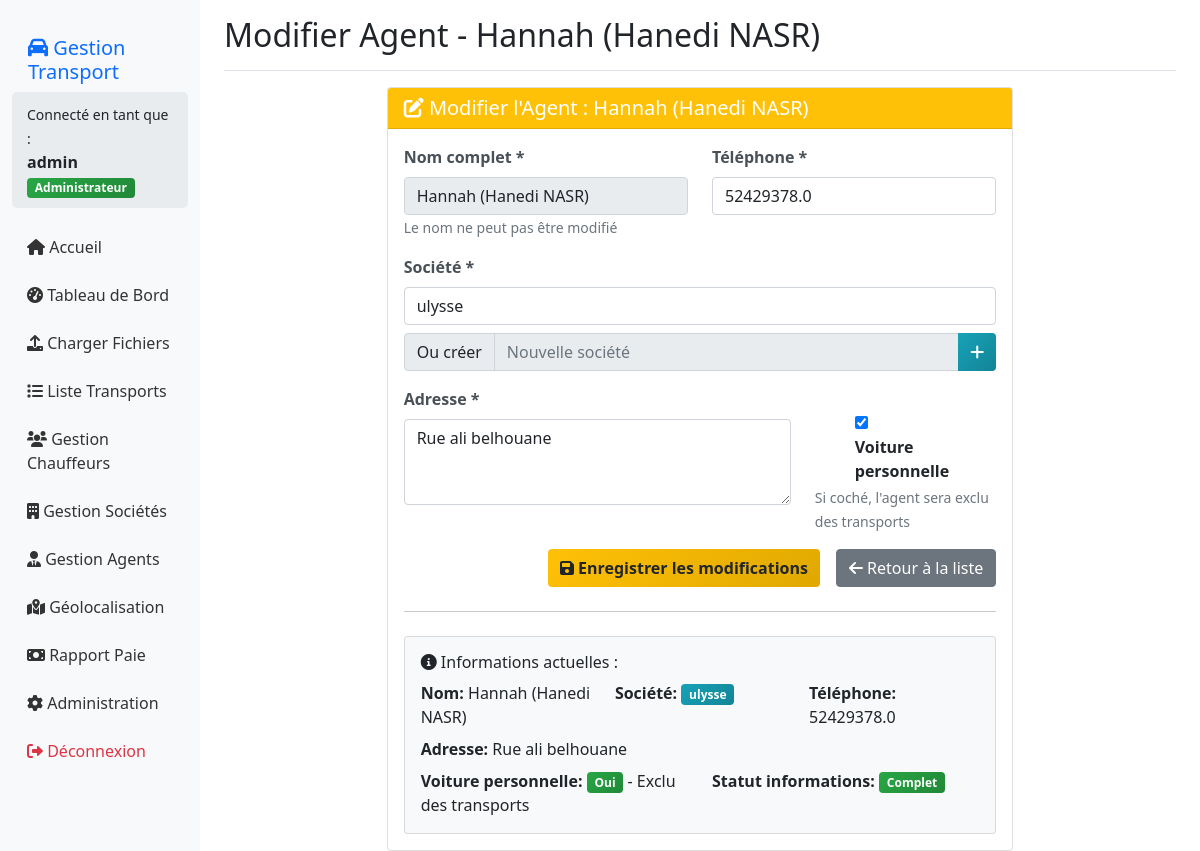
/agents/modifier/67/ (signed in), run on the app's committed database.
### gestion/models.py (models this page shows, shortened)
class Agent(models.Model):
    nom = models.CharField(max_length=200, unique=True)
    adresse = models.TextField()
    telephone = models.CharField(max_length=20)
    societe = models.ForeignKey(Societe, on_delete=models.SET_NULL, null=True, blank=True, verbose_name="Société")
    societe_texte = models.CharField(max_length=100, blank=True, null=True)
    voiture_personnelle = models.BooleanField(default=False)
    latitude = models.FloatField(null=True, blank=True, verbose_name="Latitude")
    longitude = models.FloatField(null=True, blank=True, verbose_name="Longitude")
    adresse_geocodee = models.TextField(blank=True, null=True, verbose_name="Adresse géocodée")
    derniere_geolocalisation = models.DateTimeField(null=True, blank=True)
    created_at = models.DateTimeField(default=timezone.now)
    date_correction_coords = models.DateTimeField(
        null=True,
        blank=True,
        verbose_name="Date de correction des coordonnées"
    )
    corrige_manuellement = models.BooleanField(
        default=False,
        verbose_name="Coordonnées corrigées manuellement"
    )
    notes_correction = models.TextField(
        blank=True,
        null=True,
        verbose_name="Notes sur la correction"
    )
    class Meta:
        verbose_name = "Agent"
        verbose_name_plural = "Agents"
        ordering = ['nom']
    def est_complet(self):
        adresse_incomplete = self.adresse in ['Adresse à compléter', 'Adresse non renseignee', '']
        telephone_incomplete = self.telephone in ['00000000', 'Telephone non renseigne', '']
        societe_incomplete = not self.societe and not self.societe_texte
        return not (adresse_incomplete or telephone_incomplete or societe_incomplete)

class Societe(models.Model):
    nom = models.CharField(max_length=200, unique=True, verbose_name="Nom de la société")
    matricule_fiscale = models.CharField(max_length=100, blank=True, null=True, verbose_name="Matricule fiscale")
    adresse = models.TextField(blank=True, null=True, verbose_name="Adresse de la société")
    telephone = models.CharField(max_length=20, blank=True, null=True, verbose_name="Téléphone de la société")
    email = models.EmailField(blank=True, null=True, verbose_name="Email de la société")
    contact_personne = models.CharField(max_length=200, blank=True, null=True, verbose_name="Personne à contacter")
    created_at = models.DateTimeField(default=timezone.now)
    updated_at = models.DateTimeField(auto_now=True)
    class Meta:
        verbose_name = "Société"
        verbose_name_plural = "Sociétés"
        ordering = ['nom']

### gestion/views.py (the view)
# urls.py: path('agents/modifier/<int:id>/', views.modifier_agent, name='modifier_agent'),
@login_required
def modifier_agent(request, id):
    agent = get_object_or_404(Agent, id=id)
    societes_list = Societe.objects.all().order_by('nom')
    if request.method == 'POST':
        form = AgentModificationForm(request.POST, instance=agent)
        if form.is_valid():
            agent = form.save(commit=False)
            societe_select = form.cleaned_data.get('societe_select')
            societe_texte = form.cleaned_data.get('societe_texte')
            if societe_select:
                agent.societe = societe_select
                agent.societe_texte = None
            elif societe_texte:
                societe_existante = Societe.objects.filter(nom__iexact=societe_texte).first()
                if societe_existante:
                    agent.societe = societe_existante
                    agent.societe_texte = None
                else:
                    agent.societe = None
                    agent.societe_texte = societe_texte
            else:
                agent.societe = None
                agent.societe_texte = None
            agent.save()
            messages.success(request, f'Agent {agent.nom} modifié avec succès')
            return redirect('agents')
        else:
            messages.error(request, 'Erreur dans le formulaire')
    else:
        form = AgentModificationForm(instance=agent)
    context = {
        'form': form,
        'agent': agent,
        'societes_list': societes_list,  # AJOUTÉ
    }
    return render(request, 'gestion/modifier_agent.html', context)

### templates/gestion/modifier_agent.html (shortened to what this page needs)
{% extends 'gestion/base.html' %}
{% block page_title %}Modifier Agent - {{ agent.nom }}{% endblock %}
{% block content %}
<div class="row">
    <div class="col-md-8 mx-auto">
        <div class="card">
            <div class="card-header bg-warning text-white">
                <h5 class="card-title mb-0">
                    <i class="fas fa-edit"></i> Modifier l'Agent : {{ agent.nom }}
                </h5>
            </div>
            <div class="card-body">
                <form method="post" id="form-modifier-agent">
                    <div class="row">
                        <div class="col-md-6">
                            <div class="mb-3">
                                <label class="form-label fw-bold">Nom complet *</label>
                                {{ form.nom }}
                                <small class="form-text text-muted">Le nom ne peut pas être modifié</small>
                            </div>
                        </div>
                        <div class="col-md-6">
                            <div class="mb-3">
                                <label class="form-label fw-bold">Téléphone *</label>
                                {{ form.telephone }}
                            </div>
                        </div>
                    </div>
                    <div class="row">
                        <div class="col-md-12">
                            <div class="mb-3">
                                <label class="form-label fw-bold">Société *</label>
                                <div class="mb-2">
                                    <select id="id_societe_select" name="societe_select" class="form-control">
                                        <option value="">Sélectionner une société existante</option>
                                    </select>
                                </div>
                                <div class="input-group mb-3">
                                    <span class="input-group-text">Ou créer</span>
                                    <input type="text" id="id_societe_texte" name="societe_texte"
                                           class="form-control"
                                           placeholder="Nouvelle société"
                                           value="{% if not agent.societe and agent.societe_texte %}{{ agent.societe_texte }}{% endif %}"
                                           {% if agent.societe %}disabled{% endif %}>
                                    <button type="button" class="btn btn-info" onclick="ajouterSocieteRapide()">
                                        <i class="fas fa-plus"></i>
                                    </button>
                                </div>
                            </div>
                        </div>
                    </div>
                    <div class="row">
                        <div class="col-md-8">
                            <div class="mb-3">
                                <label class="form-label fw-bold">Adresse *</label>
                                {{ form.adresse }}
                            </div>
                        </div>
                        <div class="col-md-4">
                            <div class="mb-3">
                                <div class="form-check form-switch mt-4">
                                    {{ form.voiture_personnelle }}
                                    <label class="form-check-label fw-bold" for="{{ form.voiture_personnelle.id_for_label }}">
                                        Voiture personnelle
                                    </label>
                                </div>
                                <small class="form-text text-muted">
                                    Si coché, l'agent sera exclu des transports
                                </small>
                            </div>
                        </div>
                    </div>
                    <div class="d-grid gap-2 d-md-flex justify-content-md-end">
                        <button type="submit" class="btn btn-warning me-md-2">
                            <i class="fas fa-save"></i> Enregistrer les modifications
                        </button>
                        <a href="{% url 'agents' %}" class="btn btn-secondary">
                            <i class="fas fa-arrow-left"></i> Retour à la liste
                        </a>
                    </div>
                </form>
                <hr class="my-4">
                <div class="row">
                    <div class="col-12">
                        <div class="card bg-light">
                            <div class="card-body">
                                <h6><i class="fas fa-info-circle"></i> Informations actuelles :</h6>
                                <div class="row">
                                    <div class="col-md-4">
                                        <strong>Nom:</strong> {{ agent.nom }}
                                    </div>
                                    <div class="col-md-4">
                                        <strong>Société:</strong>
                                        {% if agent.societe %}
                                            <span class="badge bg-info">{{ agent.societe.nom }}</span>
                                        {% elif agent.societe_texte %}
                                            <span class="badge bg-secondary">{{ agent.societe_texte }}</span>
                                        {% else %}
                                            <span class="badge bg-danger">Non spécifié</span>
                                        {% endif %}
                                    </div>
                                    <div class="col-md-4">
                                        <strong>Téléphone:</strong> {{ agent.telephone }}
                                    </div>
                                </div>
                                <div class="row mt-2">
                                    <div class="col-md-12">
                                        <strong>Adresse:</strong> {{ agent.adresse }}
                                    </div>
                                </div>
                                <div class="row mt-2">
                                    <div class="col-md-6">
                                        <strong>Voiture personnelle:</strong>
                                        {% if agent.voiture_personnelle %}
                                            <span class="badge bg-success">Oui</span> - Exclu des transports
                                        {% else %}
                                            <span class="badge bg-secondary">Non</span> - Inclus dans les transports
                                        {% endif %}
                                    </div>
                                    <div class="col-md-6">
                                        <strong>Statut informations:</strong>
                                        {% if agent.est_complet %}
                                            <span class="badge bg-success">Complet</span>
                                        {% else %}
                                            <span class="badge bg-warning">Incomplet</span>
                                        {% endif %}
                                    </div>
                                </div>
                            </div>
                        </div>
                    </div>
                </div>
            </div>
        </div>
    </div>
</div>
{% endblock %}

### templates/gestion/base.html (shortened to what this page needs)
<!DOCTYPE html>
<html lang="fr">
<head>
    <link href="https://cdn.jsdelivr.net/npm/bootstrap@5.1.3/dist/css/bootstrap.min.css" rel="stylesheet">
    <link href="https://cdnjs.cloudflare.com/ajax/libs/font-awesome/6.0.0/css/all.min.css" rel="stylesheet">
</head>
<body>
    <div class="container-fluid">
        <div class="row">
            <nav class="col-md-3 col-lg-2 d-md-block sidebar">
                <div class="position-sticky pt-3">
                    <h5 class="px-3 text-primary"><i class="fas fa-car"></i> Gestion Transport</h5>
                    <div class="user-info">
                        <small>Connecté en tant que :</small><br>
                        <strong>{{ user.username }}</strong>
                        {% if user.is_staff %}
                        <span class="badge bg-success">Administrateur</span>
                        {% else %}
                        <span class="badge bg-info">Utilisateur</span>
                        {% endif %}
                    </div>
                    <ul class="nav flex-column">
                        <li class="nav-item">
                            <a class="nav-link" href="{% url 'index' %}">
                                <i class="fas fa-home"></i> Accueil
                            </a>
                        </li>
                        <li class="nav-item">
                            <a class="nav-link" href="{% url 'tableau_de_bord' %}">
                                <i class="fas fa-tachometer-alt"></i> Tableau de Bord
                            </a>
                        </li>
                        <li class="nav-item">
                            <a class="nav-link" href="{% url 'upload' %}">
                                <i class="fas fa-upload"></i> Charger Fichiers
                            </a>
                        </li>
                        <li class="nav-item">
                            <a class="nav-link" href="{% url 'liste_transports' %}">
                                <i class="fas fa-list"></i> Liste Transports
                            </a>
                        </li>
                        <li class="nav-item">
                            <a class="nav-link" href="{% url 'chauffeurs' %}">
                                <i class="fas fa-users"></i> Gestion Chauffeurs
                            </a>
                        </li>
                        <li class="nav-item">
                            <a class="nav-link" href="{% url 'societes' %}">
                                <i class="fas fa-building"></i> Gestion Sociétés
                            </a>
                        </li>
                        <li class="nav-item">
                            <a class="nav-link" href="{% url 'agents' %}">
                                <i class="fas fa-user-tie"></i> Gestion Agents
                            </a>
                        </li>
                        <li class="nav-item">
                            <a class="nav-link" href="{% url 'carte' %}">
                                <i class="fas fa-map-marked-alt"></i> Géolocalisation
                            </a>
                        </li>
                        {% if user.is_staff %}
                        <li class="nav-item">
                            <a class="nav-link" href="{% url 'paie' %}">
                                <i class="fas fa-money-bill"></i> Rapport Paie
                            </a>
                        </li>
                        <li class="nav-item">
                            <a class="nav-link" href="/admin/" target="_blank">
                                <i class="fas fa-cog"></i> Administration
                            </a>
                        </li>
                        {% endif %}
                        <li class="nav-item">
                            <a class="nav-link text-danger" href="{% url 'logout' %}">
                                <i class="fas fa-sign-out-alt"></i> Déconnexion
                            </a>
                        </li>
                    </ul>
                </div>
            </nav>
            <main class="col-md-9 ms-sm-auto col-lg-10 px-md-4 main-content">
                <div class="d-flex justify-content-between flex-wrap flex-md-nowrap align-items-center pt-3 pb-2 mb-3 border-bottom">
                    <h2 class="text-dark">{% block page_title %}Systeme de Gestion de Transport{% endblock %}</h2>
                </div>
                {% block content %}{% endblock %}
            </main>
        </div>
    </div>
</body>
</html>

### data on the page
Agent: nom "Hannah (Hanedi NASR)", telephone "52429378.0", adresse "Rue ali belhouane", voiture_personnelle "☑", societe.nom "ulysse"

### other printed values
{{ user.username }} "admin"
